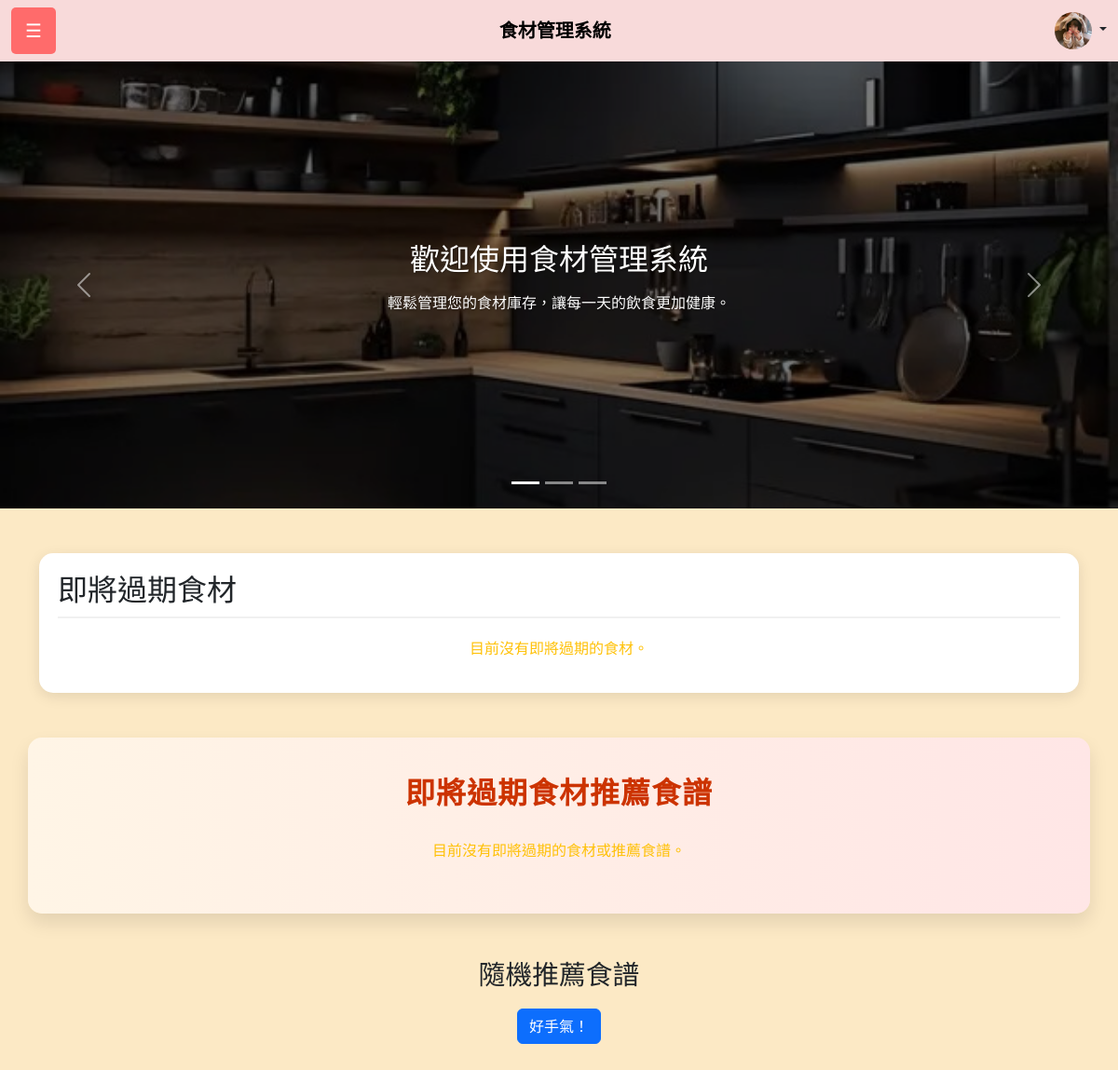
/index.php (signed in), run on an earlier commit of the app's database.
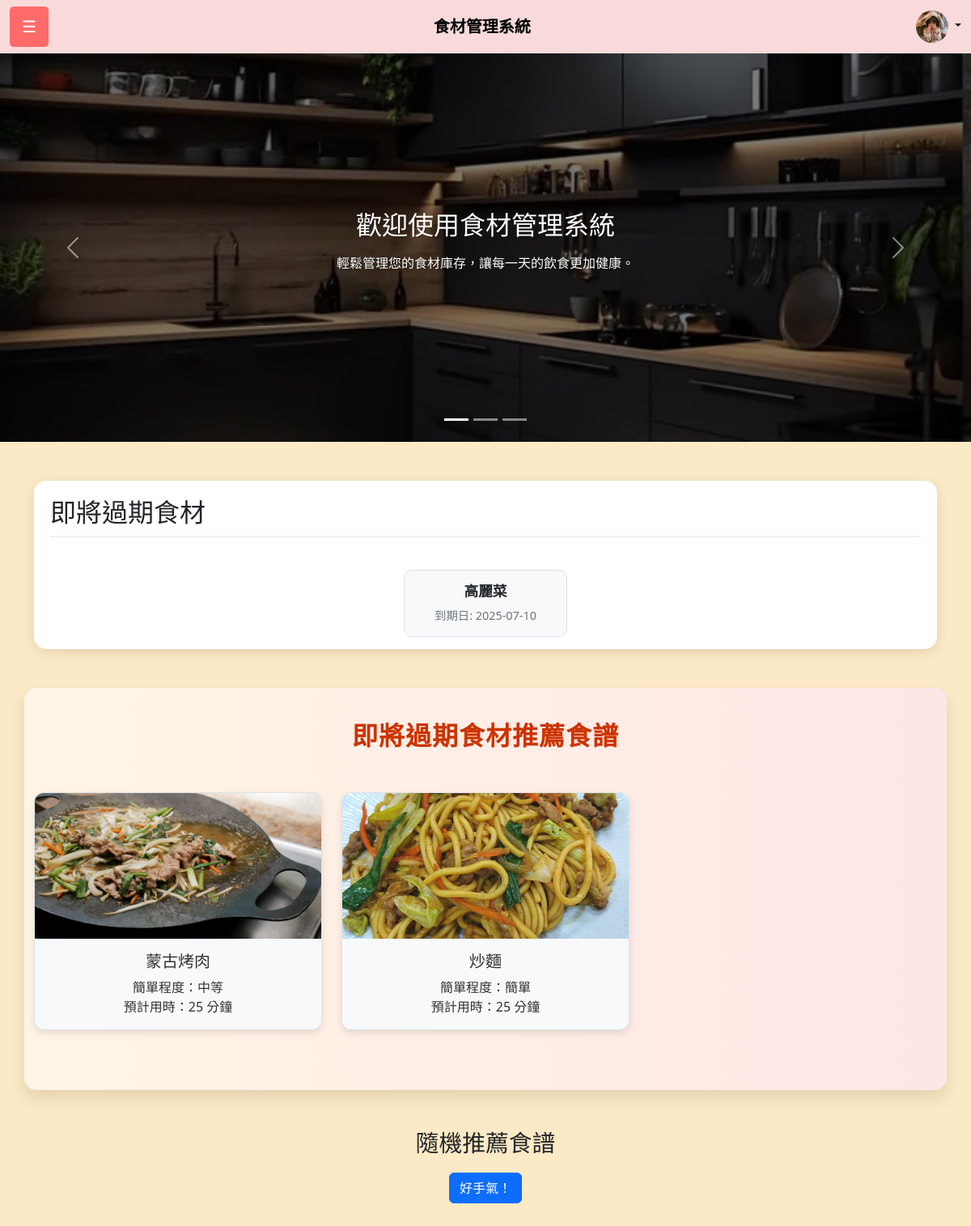
And on a later commit of the database.
### tables this page shows
CREATE TABLE `user` (
  `uId` int(11) NOT NULL,
  `uName` varchar(50) NOT NULL,
  `Password` varchar(255) NOT NULL,
  `Email` varchar(50) NOT NULL,
  `Language` varchar(50) DEFAULT NULL,
  `uImage` varchar(255) DEFAULT NULL
);

CREATE TABLE `ingredient` (
  `IngredientId` int(11) NOT NULL,
  `uId` int(11) NOT NULL,
  `IName` varchar(50) NOT NULL,
  `Quantity` int(11) DEFAULT NULL,
  `ExpireDate` date DEFAULT NULL,
  `StoreType` varchar(20) DEFAULT NULL,
  `Unit` varchar(20) DEFAULT NULL,
  `PurchaseDate` date DEFAULT NULL,
  `ConsumedDate` date DEFAULT NULL,
  `Role` varchar(50) DEFAULT NULL
);

CREATE TABLE `recipe` (
  `RecipeId` int(11) NOT NULL,
  `rName` varchar(50) NOT NULL,
  `cooktime` int(11) DEFAULT NULL,
  `DifficultyLevel` varchar(20) DEFAULT NULL,
  `Description` text DEFAULT NULL,
  `uId` int(11) NOT NULL,
  `UploadDate` timestamp NOT NULL DEFAULT current_timestamp(),
  `CoverImage` varchar(255) DEFAULT NULL,
  `ViewCount` int(11) NOT NULL DEFAULT 0
);

### index.php (the view, shortened to what this page needs)
<?php
$near_expiry_ingredients = [];
$recommended_recipes = [];
$host = 'localhost';
$username = 'root';
$password = '';
$database = 'foodmanager';
$conn = new mysqli($host, $username, $password, $database);
$conn->set_charset("utf8mb4");
if (isset($_SESSION['user_id'])) {
    $uid = $_SESSION['user_id'];
    $today = date('Y-m-d');
    $expiry_threshold = date('Y-m-d', strtotime('+30 days'));
    $sql = "SELECT TRIM(i.IName) AS IName, i.ExpireDate
            FROM ingredient i
            WHERE i.uId = ? AND i.ExpireDate IS NOT NULL
            AND i.ExpireDate BETWEEN ? AND ?";
    $stmt = $conn->prepare($sql);
    $stmt->bind_param("iss", $uid, $today, $expiry_threshold);
    $stmt->execute();
    $result = $stmt->get_result();
    while ($row = $result->fetch_assoc()) {
        $near_expiry_ingredients[] = [
            'name' => $row['IName'],
            'expire_date' => $row['ExpireDate']
        ];
    }
    if (!empty($near_expiry_ingredients)) {
        $ingredient_names = array_column($near_expiry_ingredients, 'name');
        $sql = "SELECT DISTINCT r.RecipeId, r.rName, r.CoverImage, r.DifficultyLevel, r.cooktime
                FROM recipe r
                JOIN recipeingredient ri ON r.RecipeId = ri.RecipeId
                WHERE ";
        $conditions = [];
        $params = [];
        foreach ($ingredient_names as $name) {
            $conditions[] = "TRIM(ri.IngredientName) LIKE ?";
            $params[] = "%$name%";
        }
        $sql .= implode(" OR ", $conditions) . " LIMIT 3";
        $stmt = $conn->prepare($sql);
        if ($stmt) {
            $stmt->bind_param(str_repeat("s", count($params)), ...$params);
            $stmt->execute();
            $result = $stmt->get_result();
            while ($row = $result->fetch_assoc()) {
                $recommended_recipes[] = $row;
            }
        }
    }
}
?>
<!DOCTYPE html>
<html lang="zh-Hant">
<head>
    <link rel="stylesheet" href="css/boot.css">
    <link rel="stylesheet" href="css/get_random_recipes.css">
    <link rel="stylesheet" href="css/index.css">
    <link href="https://cdn.jsdelivr.net/npm/bootstrap@5.3.0/dist/css/bootstrap.min.css" rel="stylesheet">
</head>
<body>
    <?php include 'navbar.php'; ?>
    <div class="carousel-section">
        <div id="carouselExampleIndicators" class="carousel slide" data-bs-ride="carousel">
            <div class="carousel-indicators">
                <button type="button" data-bs-target="#carouselExampleIndicators" data-bs-slide-to="0" class="active" aria-current="true" aria-label="Slide 1"></button>
                <button type="button" data-bs-target="#carouselExampleIndicators" data-bs-slide-to="1" aria-label="Slide 2"></button>
                <button type="button" data-bs-target="#carouselExampleIndicators" data-bs-slide-to="2" aria-label="Slide 3"></button>
            </div>
            <div class="carousel-inner">
                <div class="carousel-item active" style="background-image: url('img/kitchen.jpg');" data-bs-interval="5000">
                    <div class="d-flex justify-content-center align-items-center h-100">
                        <div class="carousel-content">
                            <h2>歡迎使用食材管理系統</h2>
                            <p>輕鬆管理您的食材庫存，讓每一天的飲食更加健康。</p>
                        </div>
                    </div>
                </div>
            </div>
            <button class="carousel-control-prev" type="button" data-bs-target="#carouselExampleIndicators" data-bs-slide="prev">
                <span class="carousel-control-prev-icon" aria-hidden="true"></span>
            </button>
            <button class="carousel-control-next" type="button" data-bs-target="#carouselExampleIndicators" data-bs-slide="next">
                <span class="carousel-control-next-icon" aria-hidden="true"></span>
            </button>
        </div>
    </div>
    <?php if (isset($_SESSION['user_id'])): ?>
    <div class="near-expiry-section container mt-5">
        <div class="expiry-ingredients-card">
            <h2 class="expiry-ingredients-title">即將過期食材</h2>
            <?php if (empty($near_expiry_ingredients)): ?>
                <p class="text-center text-warning">目前沒有即將過期的食材。</p>
            <?php else: ?>
                <div class="row row-cols-1 row-cols-sm-2 row-cols-md-3 row-cols-lg-5 g-3">
                    <?php
                    $display_ingredients = array_slice($near_expiry_ingredients, 0, 10);
                    foreach ($display_ingredients as $ingredient):
                    ?>
                        <div class="col fade-in">
                            <div class="expiry-ingredient-item">
                                <h5><?= htmlspecialchars($ingredient['name']) ?></h5>
                                <p>到期日: <?= htmlspecialchars($ingredient['expire_date']) ?></p>
                            </div>
                        </div>
                    <?php endforeach; ?>
                </div>
            <?php endif; ?>
        </div>
    </div>
    <div class="expiry-recipes-section container mt-5">
        <h2>即將過期食材推薦食譜</h2>
        <div class="row" id="expiry-recipes">
            <?php if (empty($recommended_recipes)): ?>
            <p class="text-center text-warning">目前沒有即將過期的食材或推薦食譜。</p>
            <?php else: ?>
            <?php foreach (array_slice($recommended_recipes, 0, 3) as $recipe): ?>
            <div class="col-sm-6 col-md-4 fade-in mb-4">
                <div class="recipe-card">
                    <a href="recipe_detail.php?RecipeId=<?= $recipe['RecipeId'] ?>" class="text-decoration-none">
                        <img src="<?= $recipe['CoverImage'] ?: 'images/recipe-placeholder.jpg' ?>" alt="封面">
                        <div class="card-body">
                            <h5><?= htmlspecialchars($recipe['rName']) ?></h5>
                            <p>簡單程度：<?= $recipe['DifficultyLevel'] ?: '未指定' ?></p>
                            <p>預計用時：<?= $recipe['cooktime'] ? $recipe['cooktime'] . ' 分鐘' : '未指定' ?></p>
                        </div>
                    </a>
                </div>
            </div>
            <?php endforeach; ?>
            <?php endif; ?>
        </div>
    </div>
    <?php endif; ?>
    <div class="random-recipes-section container mt-5">
        <h2>隨機推薦食譜</h2>
        <button class="btn btn-primary mb-3" onclick="fetchRandomRecipes()">好手氣！</button>
    </div>
</body>
</html>

### navbar.php (shortened to what this page needs)
<?php
$conn = new mysqli("localhost", "root", "", "foodmanager");
$userImage = 'uploads/user-placeholder.jpg';
if (isset($_SESSION['user_id']) && isset($conn)) {
    $uId = $_SESSION['user_id'];
    $stmt = $conn->prepare("SELECT uImage FROM user WHERE uId = ?");
    if ($stmt) {
        $stmt->bind_param("i", $uId);
        $stmt->execute();
        $result = $stmt->get_result();
        if ($row = $result->fetch_assoc()) {
            $userImage = !empty($row['uImage']) ? $row['uImage'] : $userImage;
        }
    } else {
        error_log("Navbar prepare failed: " . $conn->error);
    }
}
?>
<nav class="navbar navbar-expand-lg">
    <div class="container-fluid">
        <button class="menu-btn me-3" data-bs-toggle="offcanvas" data-bs-target="#sidebar">☰</button>
        <a class="navbar-brand" href="index.php">食材管理系統</a>
        <div class="d-flex">
            <?php if (isset($_SESSION['user_id'])): ?>
                <div class="dropdown">
                    <a class="nav-link dropdown-toggle" href="#" id="userDropdown" role="button" data-bs-toggle="dropdown" aria-expanded="false">
                        <img src="<?php echo htmlspecialchars($userImage); ?>" class="rounded-circle" alt="用戶頭像" width="40" height="40">
                    </a>
                </div>
            <?php else: ?>
                <button class="btn btn-outline-success" onclick="location.href='login.php'">登入</button>
            <?php endif; ?>
        </div>
    </div>
</nav>

### css/boot.css (style rules this page uses)
body { margin: 0; font-family: Arial, sans-serif; background-color: #fce9c5 !important; }
.navbar { background-color: #f8dada !important; }
.navbar-brand { font-weight: bold; }
.menu-btn { background: #ff6b6b; color: white; border: none; padding: 10px 15px; font-size: 20px; cursor: pointer; border-radius: 5px; transition: background 0.2s; }

### css/get_random_recipes.css (style rules this page uses)
.random-recipes-section { width: 90%; margin: 40px auto; text-align: center; }
.random-recipes-section h2 { font-size: 1.8rem; margin-bottom: 20px; }
.recipe-card { background-color: #222; border-radius: 10px; overflow: hidden; transition: transform 0.3s ease, opacity 0.3s ease; box-shadow: 0 4px 8px rgba(0, 0, 0, 0.3); color: #fff; }
.recipe-card img { height: 200px; object-fit: cover; width: 100%; }
.recipe-card .card-body { padding: 15px; }
.fade-in { animation: fadeIn 0.5s ease-in; }

### css/index.css (style rules this page uses)
body { margin: 0; padding: 0; color: #fff; background-color: #000; }
html { scroll-behavior: smooth; }
.carousel-section { height: 60vh; width: 100%; position: relative; overflow: hidden; }
.carousel-item { height: 60vh; background-size: cover; background-position: center; position: relative; }
.carousel-item::before { content: ''; position: absolute; top: 0; left: 0; width: 100%; height: 100%; background-color: rgba(0, 0, 0, 0.5); z-index: 1; }
.carousel-content { position: relative; text-align: center; max-width: 600px; margin: 0 auto; z-index: 2; }
.carousel-content h2 { font-size: 2rem; margin-bottom: 15px; color: #fff; text-shadow: 1px 1px 2px rgba(0, 0, 0, 0.3); }
.carousel-content p { font-size: 1rem; color: #fff; text-shadow: 1px 1px 2px rgba(0, 0, 0, 0.3); }
.expiry-recipes-section { background: linear-gradient(to right, #fff5e6, #ffe6e6); padding: 40px 20px; border-radius: 15px; margin: 40px auto; max-width: 1100px; box-shadow: 0 10px 20px rgba(0,0,0,0.1); }
.expiry-recipes-section h2 { text-align: center; color: #cc3300; font-weight: bold; margin-bottom: 30px; font-size: 2rem; letter-spacing: 1px; }
.recipe-card { background-color: #fff; border-radius: 12px; overflow: hidden; box-shadow: 0 4px 10px rgba(0,0,0,0.1); transition: transform 0.3s ease, box-shadow 0.3s ease; margin-bottom: 30px; }
.recipe-card img { width: 100%; height: 180px; object-fit: cover; }
.card-body { padding: 15px; }
.fade-in { opacity: 0; transform: translateY(20px); animation: fadeInUp 0.6s ease forwards; }

### index.php (style rules this page uses)
.recipe-card { background-color: #f8f9fa !important; border: 1px solid #dee2e6 !important; border-radius: 0.75rem !important; transition: transform 0.2s; }
.recipe-card .card-body { display: flex; flex-direction: column; justify-content: center; align-items: center; text-align: center; padding: 1rem; color: #333 !important; }
.recipe-card .card-body h5 { margin-bottom: 0.5rem; font-size: 1.25rem; }
.recipe-card .card-body p { margin-bottom: 0; font-size: 1rem; }
.near-expiry-section .row { justify-content: center; }
.fade-in { animation: fadeIn 0.5s ease-in forwards !important; opacity: 0; }
.expiry-ingredients-card { background-color: white; border-radius: 15px; box-shadow: 0 4px 15px rgba(0, 0, 0, 0.1); padding: 20px; margin-bottom: 30px; }
.expiry-ingredient-item { background-color: #f8f9fa; border-radius: 10px; padding: 15px; margin-bottom: 15px; transition: transform 0.2s; border: 1px solid #dee2e6; text-align: center; }
.expiry-ingredient-item h5 { margin-bottom: 8px; font-size: 1.1rem; font-weight: 600; }
.expiry-ingredient-item p { margin-bottom: 0; font-size: 0.9rem; color: #6c757d; }
.expiry-ingredients-title { margin-bottom: 20px; padding-bottom: 10px; border-bottom: 2px solid #f0f0f0; }

What changed in the data, as far as the page shows it:
added ingredient: name "高麗菜", ExpireDate "2025-07-10"
now on this page (row unchanged): recipe: CoverImage (picture), rName "蒙古烤肉", DifficultyLevel "中等", cooktime "25"
now on this page (row unchanged): recipe: CoverImage (picture), rName "炒麵", DifficultyLevel "簡單", cooktime "25"
Also different on the page:
text no longer shown: "目前沒有即將過期的食材。 目前沒有即將過期的食材或推薦食譜。"
